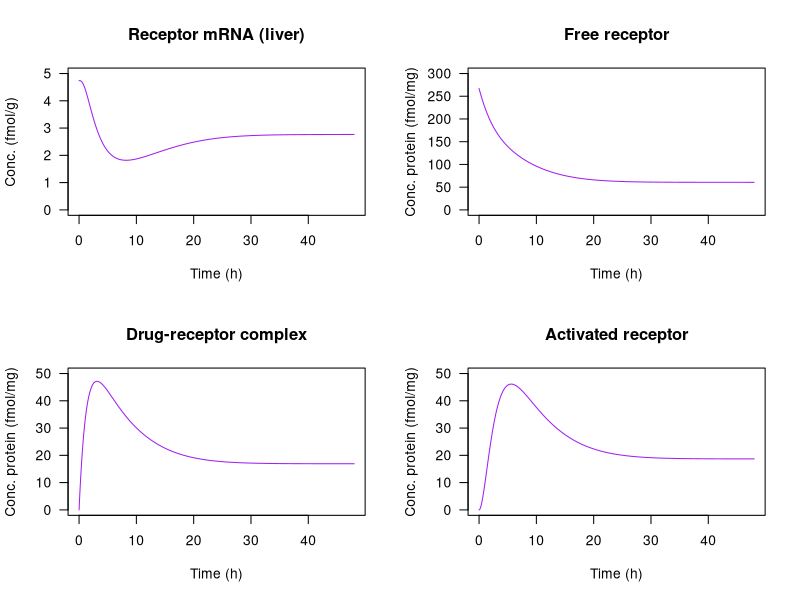

Here is the R script that generated this plot:
## ---- chunk 1
knitr::opts_chunk$set(echo = TRUE)
## ---- chunk 2
#knitr::include_graphics('example.png')
## ---- chunk 3
library(deSolve)

parameters <- c(ks_rm = 2.90,
                IC50_rm = 26.2,
                kon = 0.00329,
                kt = 0.63,
                kre = 0.57,
                Rf = 0.49,
                kd_r = 0.0572,
                kd_rm = 0.612,
                ks_r = 3.22,
                D = 20*1000/374.471)

state <- c(MRNAr = 4.74,
           R = 267,
           DR = 0,
           DRn = 0)

Gluco <- function(t, state, parameters) {
  with(as.list(c(state, parameters)),{
    # rate of change
    dMRNAr <- ks_rm * (1 - DRn/(IC50_rm + DRn)) - kd_rm * MRNAr
    dR <- ks_r * MRNAr + Rf * kre * DRn - kon * D * R - kd_r * R
    dDR <- kon * D * R - kt * DR
    dDRn <- kt * DR - kre * DRn
    
    # return the rate of change
    list(c(dMRNAr, dR, dDR, dDRn))
  }) # end with(as.list ...
}

times <- seq(0, 48, by = 0.01)


out <- ode(y = state, times = times, func = Gluco, parms = parameters)
head(out)
## ---- chunk 4
#plot(out)
#code to generate figures with title, subscripts, legenda etc
par(las=1)
plot(out, xlab = "Time (h)", 
     ylab = c("Conc. (fmol/g)", "Conc. protein (fmol/mg)", "Conc. protein (fmol/mg)", "Conc. protein (fmol/mg)"), 
     main = c("Receptor mRNA (liver)", "Free receptor", "Drug-receptor complex", "Activated receptor"),
     col="purple", ylim = list(c(0,5), c(0,300), c(0,50), c(0,50)))
# 0-5, 0-300, 0-50, 0-50
